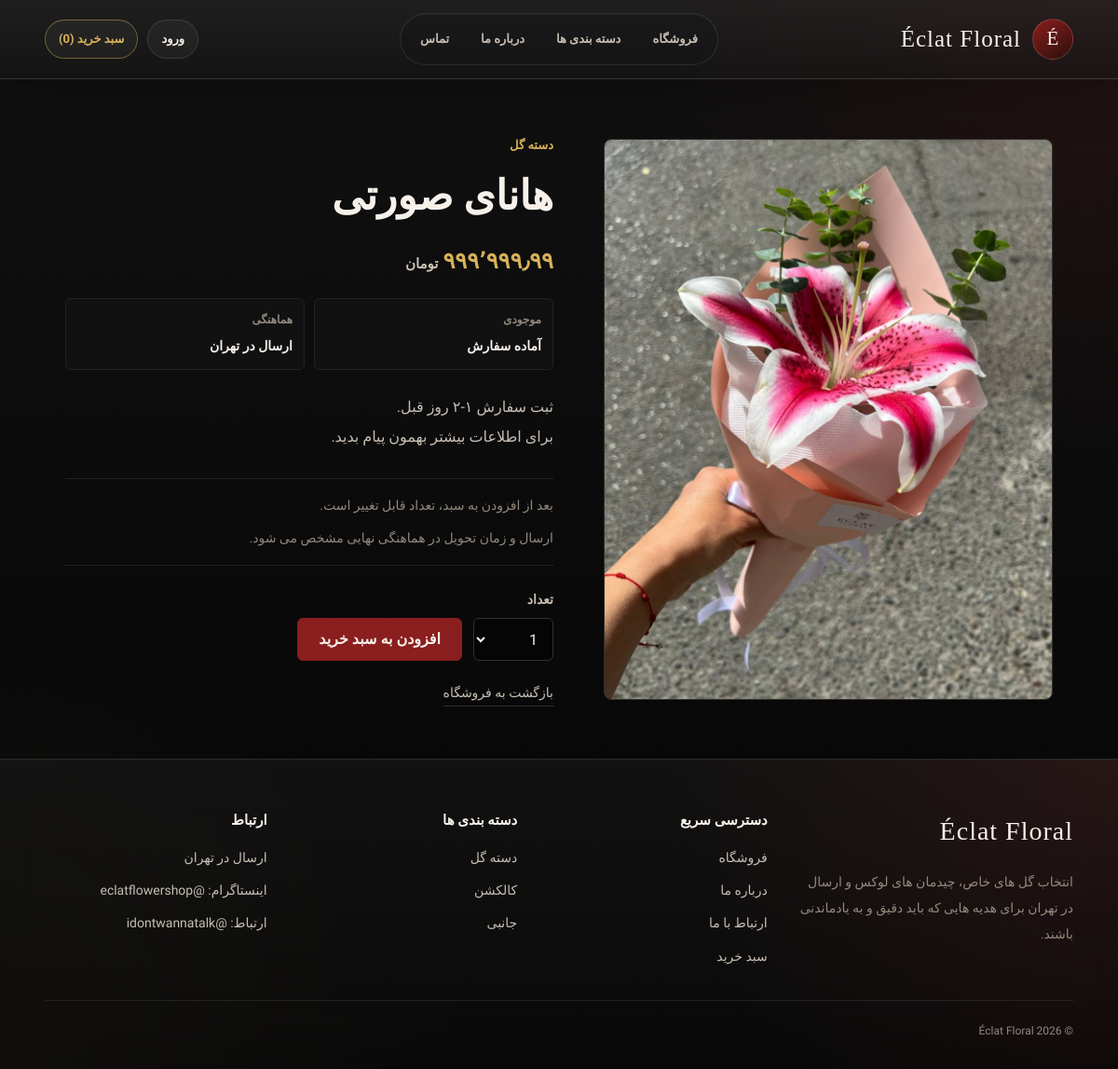
Page /hn-sort/ on the earlier database version.
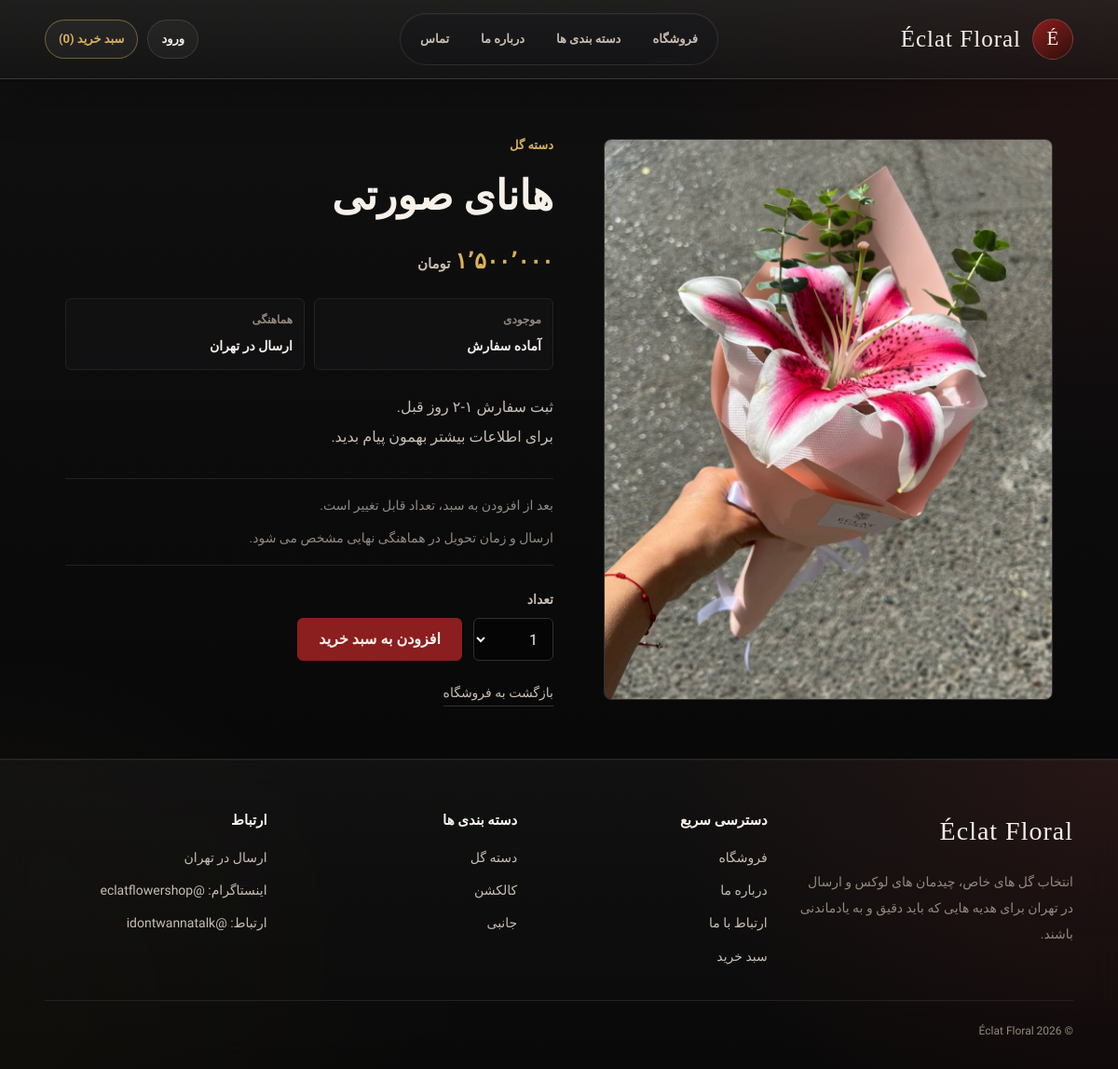
Same page on the later database version.
### shop/models.py (models this page shows, shortened)
class Product(models.Model):
    category = models.ForeignKey(Category, related_name='products', on_delete=models.CASCADE, verbose_name="دسته‌بندی")
    name = models.CharField(max_length=200, verbose_name="نام محصول")
    slug = models.SlugField(max_length=200, unique=True, verbose_name="آدرس کوتاه")
    description = models.TextField(blank=True, verbose_name="توضیحات")
    price = models.DecimalField(max_digits=10, decimal_places=2, verbose_name="قیمت")
    image = models.ImageField(upload_to='products/%Y/%m/%d', blank=True, verbose_name="عکس محصول")
    stock = models.PositiveIntegerField(verbose_name="موجودی انبار")
    available = models.BooleanField(default=True, verbose_name="قابل نمایش در سایت")
    created = models.DateTimeField(auto_now_add=True, verbose_name="تاریخ ایجاد")
    updated = models.DateTimeField(auto_now=True, verbose_name="آخرین ویرایش")
    class Meta:
        ordering = ('-created',)
        verbose_name = "محصول"
        verbose_name_plural = "محصولات"

class Category(models.Model):
    name = models.CharField(max_length=200, verbose_name="نام دسته‌بندی")
    slug = models.SlugField(max_length=200, unique=True, verbose_name="آدرس کوتاه")
    parent = models.ForeignKey(
        'self',
        on_delete=models.CASCADE,
        null=True,
        blank=True,
        related_name='children',
        verbose_name="دسته‌بندی مادر",
    )
    class Meta:
        ordering = ['name']
        verbose_name = "دسته‌بندی"
        verbose_name_plural = "دسته‌بندی‌ها"
    def get_absolute_url(self):
        return reverse('shop:product_list_by_category', args=[self.slug])

### shop/views.py (the view)
# urls.py: path('<slug:slug>/', views.product_detail, name='product_detail'),
def product_detail(request, slug):
    product = get_object_or_404(Product, slug=slug, available=True)
    cart_product_form = CartAddProductForm()
    return render(request, 'shop/product_detail.html', {
        'product': product,
        'cart_product_form': cart_product_form,
    })

### cart/forms.py
class CartAddProductForm(forms.Form):
    quantity = forms.TypedChoiceField(
        choices=PRODUCT_QUANTITY_CHOICES,
        coerce=int,
        label='تعداد',
    )
    override = forms.BooleanField(
        required=False,
        initial=False,
        widget=forms.HiddenInput,
    )

### basket/context_processors.py (called while the page is built)
def basket(request):
    return {'basket': Basket(request)}

### cart/cart.py (called while the page is built)
    def __len__(self):
        return sum(item['quantity'] for item in self.cart.values())

### cart/context_processors.py (called while the page is built)
def cart(request):
    return {'cart': Cart(request)}

### shop/context_processors.py (called while the page is built)
def category_list(request):
    category_order = Case(
        When(name='دسته گل', then=Value(0)),
        When(name='کالکشن', then=Value(1)),
        When(name='جانبی', then=Value(2)),
        default=Value(3),
        output_field=IntegerField(),
    )
    categories = Category.objects.filter(parent__isnull=True).order_by(category_order, 'name')
    return {'categories': categories}

### shop/price_utils.py (called while the page is built)
def normalize_price(value):
    if value in (None, ''):
        return None
    try:
        decimal_value = Decimal(str(value).replace(',', '').replace('٬', '').strip())
    except (InvalidOperation, AttributeError, ValueError):
        return None
    return decimal_value

### shop/Templates/Shop/Product_detail.html (shortened to what this page needs)
{% extends "shop/base.html" %}
{% load price_filters %}
{% block content %}
<div class="product-container">
    <div class="product-image">
        {% if product.image %}
            <img src="{{ product.image.url }}" alt="{{ product.name }}">
        {% else %}
            <span class="product-placeholder" aria-hidden="true"></span>
        {% endif %}
    </div>
    <section class="product-info">
        <div class="category">{{ product.category.name }}</div>
        <h1>{{ product.name }}</h1>
        <div class="price"><span>{{ product.price|format_price }}</span><span class="price-currency">تومان</span></div>
        <div class="product-facts" aria-label="اطلاعات سفارش محصول">
            <div class="product-fact">
                <span>موجودی</span>
                <strong>{% if product.stock > 0 %}آماده سفارش{% else %}ناموجود{% endif %}</strong>
            </div>
            <div class="product-fact">
                <span>هماهنگی</span>
                <strong>ارسال در تهران</strong>
            </div>
        </div>
        {% if product.description %}
            <div class="description">{{ product.description|linebreaks }}</div>
        {% else %}
            <p class="description">مناسب هدیه و سفارش های خاص. برای جزئیات بیشتر قبل از خرید هماهنگ کنید.</p>
        {% endif %}
        <div class="detail-note">
            <span>بعد از افزودن به سبد، تعداد قابل تغییر است.</span>
            <span>ارسال و زمان تحویل در هماهنگی نهایی مشخص می شود.</span>
        </div>
        <form action="{% url 'cart:cart_add' product.id %}" method="post" class="cart-form">
            <div class="field-group">
                <label for="{{ cart_product_form.quantity.id_for_label }}">تعداد</label>
                {{ cart_product_form.quantity }}
            </div>
            <button type="submit" class="btn">افزودن به سبد خرید</button>
        </form>
        <a class="back-link" href="{% url 'shop:product_list' %}">بازگشت به فروشگاه</a>
    </section>
</div>
{% endblock %}

Differences in the rows shown:
changed Product "هانای صورتی": price "۹۹۹٬۹۹۹٫۹۹" → "۱٬۵۰۰٬۰۰۰"
